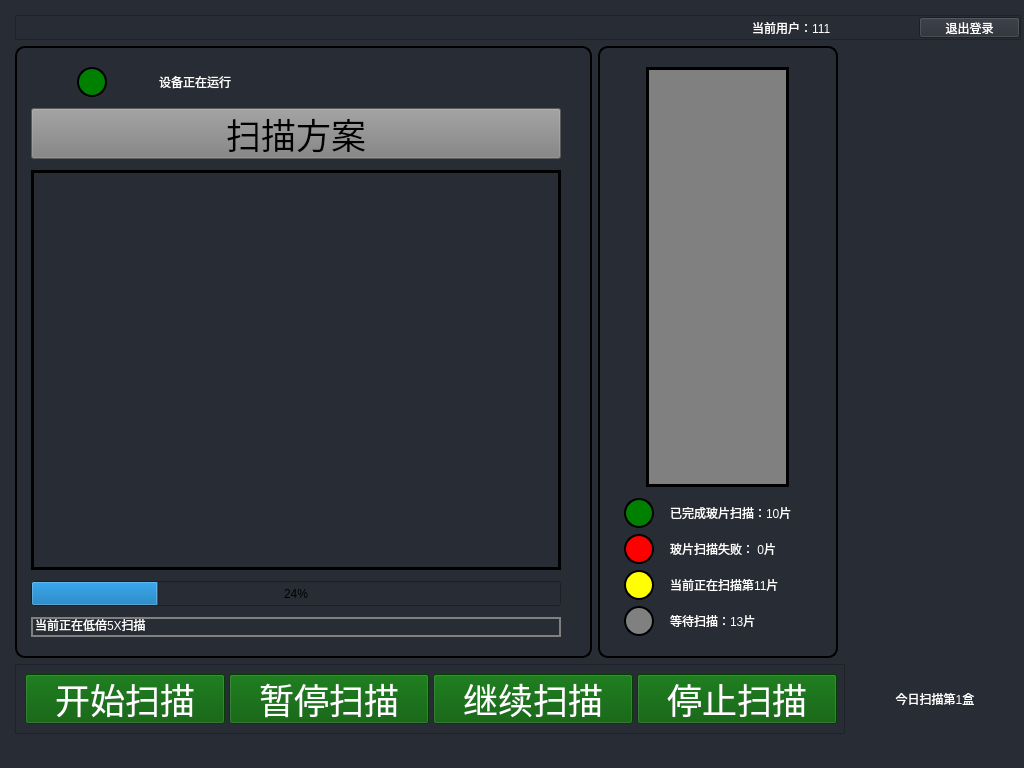
<?xml version="1.0" encoding="UTF-8"?>
<ui version="4.0">
 <class>MainWindow</class>
 <widget class="QMainWindow" name="MainWindow">
  <property name="geometry">
   <rect>
    <x>0</x>
    <y>0</y>
    <width>1024</width>
    <height>768</height>
   </rect>
  </property>
  <property name="minimumSize">
   <size>
    <width>1024</width>
    <height>768</height>
   </size>
  </property>
  <property name="maximumSize">
   <size>
    <width>1024</width>
    <height>768</height>
   </size>
  </property>
  <property name="windowTitle">
   <string>MainWindow</string>
  </property>
  <property name="styleSheet">
   <string notr="true">background-color: #282c34;</string>
  </property>
  <widget class="QWidget" name="centralwidget">
   <widget class="QStackedWidget" name="stackedWidget">
    <property name="geometry">
     <rect>
      <x>6</x>
      <y>6</y>
      <width>1024</width>
      <height>768</height>
     </rect>
    </property>
    <property name="minimumSize">
     <size>
      <width>1024</width>
      <height>768</height>
     </size>
    </property>
    <property name="maximumSize">
     <size>
      <width>1024</width>
      <height>768</height>
     </size>
    </property>
    <property name="currentIndex">
     <number>0</number>
    </property>
    <widget class="QWidget" name="page_home">
     <layout class="QVBoxLayout" name="verticalLayout_9">
      <property name="bottomMargin">
       <number>40</number>
      </property>
      <item>
       <widget class="QFrame" name="frame">
        <property name="minimumSize">
         <size>
          <width>0</width>
          <height>25</height>
         </size>
        </property>
        <property name="maximumSize">
         <size>
          <width>16777215</width>
          <height>25</height>
         </size>
        </property>
        <property name="frameShape">
         <enum>QFrame::StyledPanel</enum>
        </property>
        <property name="frameShadow">
         <enum>QFrame::Raised</enum>
        </property>
        <layout class="QHBoxLayout" name="horizontalLayout_9">
         <property name="leftMargin">
          <number>0</number>
         </property>
         <property name="topMargin">
          <number>0</number>
         </property>
         <property name="rightMargin">
          <number>0</number>
         </property>
         <property name="bottomMargin">
          <number>0</number>
         </property>
         <item>
          <widget class="QLabel" name="label_time">
           <property name="minimumSize">
            <size>
             <width>371</width>
             <height>21</height>
            </size>
           </property>
           <property name="maximumSize">
            <size>
             <width>16777215</width>
             <height>21</height>
            </size>
           </property>
           <property name="styleSheet">
            <string notr="true">color: white;</string>
           </property>
           <property name="text">
            <string/>
           </property>
          </widget>
         </item>
         <item>
          <widget class="QLabel" name="label_display_usename">
           <property name="minimumSize">
            <size>
             <width>161</width>
             <height>21</height>
            </size>
           </property>
           <property name="maximumSize">
            <size>
             <width>161</width>
             <height>21</height>
            </size>
           </property>
           <property name="styleSheet">
            <string notr="true">color: white;</string>
           </property>
           <property name="text">
            <string>当前用户：111</string>
           </property>
          </widget>
         </item>
         <item>
          <widget class="QPushButton" name="pushButton_log_off">
           <property name="minimumSize">
            <size>
             <width>101</width>
             <height>21</height>
            </size>
           </property>
           <property name="maximumSize">
            <size>
             <width>101</width>
             <height>21</height>
            </size>
           </property>
           <property name="styleSheet">
            <string notr="true">color: white;</string>
           </property>
           <property name="text">
            <string>退出登录</string>
           </property>
          </widget>
         </item>
        </layout>
       </widget>
      </item>
      <item>
       <layout class="QHBoxLayout" name="horizontalLayout_11">
        <item>
         <widget class="QScrollArea" name="scrollArea_2">
          <property name="minimumSize">
           <size>
            <width>400</width>
            <height>470</height>
           </size>
          </property>
          <property name="styleSheet">
           <string notr="true">    QScrollArea {
        border: 2px solid black;      /* 黑色边框，宽度为2px */
        border-radius: 10px;          /* 边角圆润，半径为10px */
        padding: 5px;                 /* 内边距 */
    }</string>
          </property>
          <property name="widgetResizable">
           <bool>true</bool>
          </property>
          <widget class="QWidget" name="scrollAreaWidgetContents_2">
           <property name="geometry">
            <rect>
             <x>0</x>
             <y>0</y>
             <width>571</width>
             <height>607</height>
            </rect>
           </property>
           <layout class="QVBoxLayout" name="verticalLayout_4">
            <item>
             <layout class="QHBoxLayout" name="horizontalLayout_8">
              <item>
               <widget class="QLabel" name="label_LED_device">
                <property name="minimumSize">
                 <size>
                  <width>30</width>
                  <height>30</height>
                 </size>
                </property>
                <property name="maximumSize">
                 <size>
                  <width>30</width>
                  <height>30</height>
                 </size>
                </property>
                <property name="styleSheet">
                 <string notr="true">    QLabel {
        width: 30px;
        height: 30px;
        border-radius: 15px;
        background-color: green;
        border: 2px solid black;
    }</string>
                </property>
                <property name="text">
                 <string/>
                </property>
               </widget>
              </item>
              <item>
               <widget class="QLabel" name="label_device_info">
                <property name="minimumSize">
                 <size>
                  <width>370</width>
                  <height>30</height>
                 </size>
                </property>
                <property name="maximumSize">
                 <size>
                  <width>370</width>
                  <height>30</height>
                 </size>
                </property>
                <property name="styleSheet">
                 <string notr="true">color: white;</string>
                </property>
                <property name="text">
                 <string>设备正在运行</string>
                </property>
               </widget>
              </item>
             </layout>
            </item>
            <item>
             <widget class="QPushButton" name="pushButton_menu">
              <property name="minimumSize">
               <size>
                <width>530</width>
                <height>51</height>
               </size>
              </property>
              <property name="maximumSize">
               <size>
                <width>530</width>
                <height>51</height>
               </size>
              </property>
              <property name="font">
               <font>
                <pointsize>26</pointsize>
               </font>
              </property>
              <property name="styleSheet">
               <string notr="true">   background-color: rgb(128,128,128);   /* 背景透明 */</string>
              </property>
              <property name="text">
               <string>扫描方案</string>
              </property>
              <property name="icon">
               <iconset>
                <normaloff>icon/menu.png</normaloff>icon/menu.png</iconset>
              </property>
              <property name="iconSize">
               <size>
                <width>50</width>
                <height>50</height>
               </size>
              </property>
             </widget>
            </item>
            <item>
             <widget class="QGraphicsView" name="graphicsView">
              <property name="minimumSize">
               <size>
                <width>530</width>
                <height>400</height>
               </size>
              </property>
              <property name="maximumSize">
               <size>
                <width>530</width>
                <height>400</height>
               </size>
              </property>
              <property name="styleSheet">
               <string notr="true">    QGraphicsView {
        border: 3px solid black;
    }</string>
              </property>
             </widget>
            </item>
            <item>
             <widget class="QProgressBar" name="progressBar">
              <property name="minimumSize">
               <size>
                <width>530</width>
                <height>25</height>
               </size>
              </property>
              <property name="maximumSize">
               <size>
                <width>530</width>
                <height>25</height>
               </size>
              </property>
              <property name="value">
               <number>24</number>
              </property>
             </widget>
            </item>
            <item>
             <widget class="QLineEdit" name="lineEdit_info">
              <property name="minimumSize">
               <size>
                <width>530</width>
                <height>0</height>
               </size>
              </property>
              <property name="maximumSize">
               <size>
                <width>530</width>
                <height>16777215</height>
               </size>
              </property>
              <property name="styleSheet">
               <string notr="true">color: white;
border: 2px solid gray</string>
              </property>
              <property name="text">
               <string>当前正在低倍5X扫描</string>
              </property>
             </widget>
            </item>
           </layout>
          </widget>
         </widget>
        </item>
        <item>
         <widget class="QScrollArea" name="scrollArea">
          <property name="minimumSize">
           <size>
            <width>240</width>
            <height>600</height>
           </size>
          </property>
          <property name="maximumSize">
           <size>
            <width>240</width>
            <height>9999</height>
           </size>
          </property>
          <property name="styleSheet">
           <string notr="true">    QScrollArea {
        border: 2px solid black;      /* 黑色边框，宽度为2px */
        border-radius: 10px;          /* 边角圆润，半径为10px */
        padding: 5px;                 /* 内边距 */
    }</string>
          </property>
          <property name="widgetResizable">
           <bool>true</bool>
          </property>
          <widget class="QWidget" name="scrollAreaWidgetContents">
           <property name="geometry">
            <rect>
             <x>0</x>
             <y>0</y>
             <width>226</width>
             <height>607</height>
            </rect>
           </property>
           <layout class="QVBoxLayout" name="verticalLayout_3">
            <item>
             <layout class="QHBoxLayout" name="horizontalLayout_7">
              <item>
               <spacer name="horizontalSpacer">
                <property name="orientation">
                 <enum>Qt::Horizontal</enum>
                </property>
                <property name="sizeHint" stdset="0">
                 <size>
                  <width>40</width>
                  <height>20</height>
                 </size>
                </property>
               </spacer>
              </item>
              <item>
               <widget class="QLabel" name="label_slide">
                <property name="minimumSize">
                 <size>
                  <width>143</width>
                  <height>420</height>
                 </size>
                </property>
                <property name="maximumSize">
                 <size>
                  <width>143</width>
                  <height>420</height>
                 </size>
                </property>
                <property name="styleSheet">
                 <string notr="true">background-color: gray;
border: 3px solid black;</string>
                </property>
                <property name="text">
                 <string/>
                </property>
               </widget>
              </item>
              <item>
               <spacer name="horizontalSpacer_2">
                <property name="orientation">
                 <enum>Qt::Horizontal</enum>
                </property>
                <property name="sizeHint" stdset="0">
                 <size>
                  <width>40</width>
                  <height>20</height>
                 </size>
                </property>
               </spacer>
              </item>
             </layout>
            </item>
            <item>
             <layout class="QVBoxLayout" name="verticalLayout_2">
              <item>
               <layout class="QHBoxLayout" name="horizontalLayout_3">
                <item>
                 <widget class="QLabel" name="label_LED_ok">
                  <property name="minimumSize">
                   <size>
                    <width>30</width>
                    <height>30</height>
                   </size>
                  </property>
                  <property name="maximumSize">
                   <size>
                    <width>30</width>
                    <height>30</height>
                   </size>
                  </property>
                  <property name="styleSheet">
                   <string notr="true">    QLabel {
        width: 30px;
        height: 30px;
        border-radius: 15px;
        background-color: green;
        border: 2px solid black;
    }</string>
                  </property>
                  <property name="text">
                   <string/>
                  </property>
                 </widget>
                </item>
                <item>
                 <widget class="QLabel" name="label_LED_ok_info">
                  <property name="minimumSize">
                   <size>
                    <width>141</width>
                    <height>30</height>
                   </size>
                  </property>
                  <property name="maximumSize">
                   <size>
                    <width>141</width>
                    <height>30</height>
                   </size>
                  </property>
                  <property name="styleSheet">
                   <string notr="true">color: white;</string>
                  </property>
                  <property name="text">
                   <string>已完成玻片扫描：10片</string>
                  </property>
                 </widget>
                </item>
               </layout>
              </item>
              <item>
               <layout class="QHBoxLayout" name="horizontalLayout_4">
                <item>
                 <widget class="QLabel" name="label_LED_notok">
                  <property name="minimumSize">
                   <size>
                    <width>30</width>
                    <height>30</height>
                   </size>
                  </property>
                  <property name="maximumSize">
                   <size>
                    <width>30</width>
                    <height>30</height>
                   </size>
                  </property>
                  <property name="styleSheet">
                   <string notr="true">    QLabel {
        width: 30px;
        height: 30px;
        border-radius: 15px;
        background-color: red;
        border: 2px solid black;
    }</string>
                  </property>
                  <property name="text">
                   <string/>
                  </property>
                 </widget>
                </item>
                <item>
                 <widget class="QLabel" name="label_LED_notok_info">
                  <property name="minimumSize">
                   <size>
                    <width>141</width>
                    <height>30</height>
                   </size>
                  </property>
                  <property name="maximumSize">
                   <size>
                    <width>141</width>
                    <height>30</height>
                   </size>
                  </property>
                  <property name="styleSheet">
                   <string notr="true">color: white;</string>
                  </property>
                  <property name="text">
                   <string>玻片扫描失败： 0片</string>
                  </property>
                 </widget>
                </item>
               </layout>
              </item>
              <item>
               <layout class="QHBoxLayout" name="horizontalLayout_5">
                <item>
                 <widget class="QLabel" name="label_LED_run">
                  <property name="minimumSize">
                   <size>
                    <width>30</width>
                    <height>30</height>
                   </size>
                  </property>
                  <property name="maximumSize">
                   <size>
                    <width>30</width>
                    <height>30</height>
                   </size>
                  </property>
                  <property name="styleSheet">
                   <string notr="true">    QLabel {
        width: 30px;
        height: 30px;
        border-radius: 15px;
        background-color: yellow;
        border: 2px solid black;
    }</string>
                  </property>
                  <property name="text">
                   <string/>
                  </property>
                 </widget>
                </item>
                <item>
                 <widget class="QLabel" name="label_LED_run_info">
                  <property name="minimumSize">
                   <size>
                    <width>141</width>
                    <height>30</height>
                   </size>
                  </property>
                  <property name="maximumSize">
                   <size>
                    <width>141</width>
                    <height>30</height>
                   </size>
                  </property>
                  <property name="styleSheet">
                   <string notr="true">color: white;</string>
                  </property>
                  <property name="text">
                   <string>当前正在扫描第11片</string>
                  </property>
                 </widget>
                </item>
               </layout>
              </item>
              <item>
               <layout class="QHBoxLayout" name="horizontalLayout_6">
                <item>
                 <widget class="QLabel" name="label_LED_notrun">
                  <property name="minimumSize">
                   <size>
                    <width>30</width>
                    <height>30</height>
                   </size>
                  </property>
                  <property name="maximumSize">
                   <size>
                    <width>30</width>
                    <height>30</height>
                   </size>
                  </property>
                  <property name="styleSheet">
                   <string notr="true">    QLabel {
        width: 30px;
        height: 30px;
        border-radius: 15px;
        background-color: gray;
        border: 2px solid black;
    }</string>
                  </property>
                  <property name="text">
                   <string/>
                  </property>
                 </widget>
                </item>
                <item>
                 <widget class="QLabel" name="label_LED_notrun_info">
                  <property name="minimumSize">
                   <size>
                    <width>141</width>
                    <height>30</height>
                   </size>
                  </property>
                  <property name="maximumSize">
                   <size>
                    <width>141</width>
                    <height>30</height>
                   </size>
                  </property>
                  <property name="styleSheet">
                   <string notr="true">color: white;</string>
                  </property>
                  <property name="text">
                   <string>等待扫描：13片</string>
                  </property>
                 </widget>
                </item>
               </layout>
              </item>
             </layout>
            </item>
           </layout>
          </widget>
         </widget>
        </item>
        <item>
         <widget class="QLabel" name="label_box">
          <property name="minimumSize">
           <size>
            <width>177</width>
            <height>631</height>
           </size>
          </property>
          <property name="maximumSize">
           <size>
            <width>177</width>
            <height>631</height>
           </size>
          </property>
          <property name="styleSheet">
           <string notr="true">background-image: url(./icon/box.png);</string>
          </property>
          <property name="text">
           <string/>
          </property>
         </widget>
        </item>
       </layout>
      </item>
      <item>
       <layout class="QHBoxLayout" name="horizontalLayout_10">
        <item>
         <widget class="QFrame" name="frame_2">
          <property name="maximumSize">
           <size>
            <width>830</width>
            <height>16777215</height>
           </size>
          </property>
          <property name="frameShape">
           <enum>QFrame::StyledPanel</enum>
          </property>
          <property name="frameShadow">
           <enum>QFrame::Raised</enum>
          </property>
          <layout class="QHBoxLayout" name="horizontalLayout_2">
           <item>
            <widget class="QPushButton" name="pushButton_start_scan">
             <property name="minimumSize">
              <size>
               <width>200</width>
               <height>50</height>
              </size>
             </property>
             <property name="maximumSize">
              <size>
               <width>200</width>
               <height>50</height>
              </size>
             </property>
             <property name="font">
              <font>
               <pointsize>26</pointsize>
              </font>
             </property>
             <property name="styleSheet">
              <string notr="true">    QPushButton:enabled {
        background-color: rgb(0, 88, 0);  /* 启用时的背景颜色 (蓝色) */
        color: white;                        /* 文字颜色 */
    }
    QPushButton:disabled {
        background-color: rgb(169, 169, 169);  /* 禁用时的背景颜色 (灰色) */
        color: gray;                           /* 文字颜色 */
    }</string>
             </property>
             <property name="text">
              <string>开始扫描</string>
             </property>
             <property name="icon">
              <iconset>
               <normaloff>icon/start.png</normaloff>icon/start.png</iconset>
             </property>
             <property name="iconSize">
              <size>
               <width>50</width>
               <height>50</height>
              </size>
             </property>
            </widget>
           </item>
           <item>
            <widget class="QPushButton" name="pushButton_pause_scan">
             <property name="minimumSize">
              <size>
               <width>200</width>
               <height>50</height>
              </size>
             </property>
             <property name="maximumSize">
              <size>
               <width>200</width>
               <height>50</height>
              </size>
             </property>
             <property name="font">
              <font>
               <pointsize>26</pointsize>
              </font>
             </property>
             <property name="styleSheet">
              <string notr="true">    QPushButton:enabled {
        background-color: rgb(0, 88, 0);  /* 启用时的背景颜色 (蓝色) */
        color: white;                        /* 文字颜色 */
    }
    QPushButton:disabled {
        background-color: rgb(169, 169, 169);  /* 禁用时的背景颜色 (灰色) */
        color: gray;                           /* 文字颜色 */
    }</string>
             </property>
             <property name="text">
              <string>暂停扫描</string>
             </property>
             <property name="icon">
              <iconset>
               <normaloff>icon/pause.png</normaloff>icon/pause.png</iconset>
             </property>
             <property name="iconSize">
              <size>
               <width>50</width>
               <height>50</height>
              </size>
             </property>
            </widget>
           </item>
           <item>
            <widget class="QPushButton" name="pushButton_continue_scan">
             <property name="minimumSize">
              <size>
               <width>200</width>
               <height>50</height>
              </size>
             </property>
             <property name="maximumSize">
              <size>
               <width>200</width>
               <height>50</height>
              </size>
             </property>
             <property name="font">
              <font>
               <pointsize>26</pointsize>
              </font>
             </property>
             <property name="styleSheet">
              <string notr="true">    QPushButton:enabled {
        background-color: rgb(0, 88, 0);  /* 启用时的背景颜色 (蓝色) */
        color: white;                        /* 文字颜色 */
    }
    QPushButton:disabled {
        background-color: rgb(169, 169, 169);  /* 禁用时的背景颜色 (灰色) */
        color: gray;                           /* 文字颜色 */
    }</string>
             </property>
             <property name="text">
              <string>继续扫描</string>
             </property>
             <property name="icon">
              <iconset>
               <normaloff>icon/continue.png</normaloff>icon/continue.png</iconset>
             </property>
             <property name="iconSize">
              <size>
               <width>50</width>
               <height>50</height>
              </size>
             </property>
            </widget>
           </item>
           <item>
            <widget class="QPushButton" name="pushButton_stop_scan">
             <property name="minimumSize">
              <size>
               <width>200</width>
               <height>50</height>
              </size>
             </property>
             <property name="maximumSize">
              <size>
               <width>200</width>
               <height>50</height>
              </size>
             </property>
             <property name="font">
              <font>
               <pointsize>26</pointsize>
              </font>
             </property>
             <property name="styleSheet">
              <string notr="true">    QPushButton:enabled {
        background-color: rgb(0, 88, 0);  /* 启用时的背景颜色 (蓝色) */
        color: white;                        /* 文字颜色 */
    }
    QPushButton:disabled {
        background-color: rgb(169, 169, 169);  /* 禁用时的背景颜色 (灰色) */
        color: gray;                           /* 文字颜色 */
    }</string>
             </property>
             <property name="text">
              <string>停止扫描</string>
             </property>
             <property name="icon">
              <iconset>
               <normaloff>icon/stop.png</normaloff>icon/stop.png</iconset>
             </property>
             <property name="iconSize">
              <size>
               <width>50</width>
               <height>50</height>
              </size>
             </property>
            </widget>
           </item>
          </layout>
         </widget>
        </item>
        <item>
         <widget class="QLabel" name="label_display_box_task">
          <property name="minimumSize">
           <size>
            <width>168</width>
            <height>21</height>
           </size>
          </property>
          <property name="maximumSize">
           <size>
            <width>168</width>
            <height>21</height>
           </size>
          </property>
          <property name="layoutDirection">
           <enum>Qt::LeftToRight</enum>
          </property>
          <property name="styleSheet">
           <string notr="true">color: white;
</string>
          </property>
          <property name="text">
           <string>今日扫描第1盒</string>
          </property>
          <property name="textFormat">
           <enum>Qt::AutoText</enum>
          </property>
          <property name="alignment">
           <set>Qt::AlignCenter</set>
          </property>
         </widget>
        </item>
       </layout>
      </item>
     </layout>
    </widget>
    <widget class="QWidget" name="page_log_in">
     <layout class="QVBoxLayout" name="verticalLayout_6">
      <property name="bottomMargin">
       <number>300</number>
      </property>
      <item>
       <spacer name="verticalSpacer">
        <property name="orientation">
         <enum>Qt::Vertical</enum>
        </property>
        <property name="sizeHint" stdset="0">
         <size>
          <width>1007</width>
          <height>14</height>
         </size>
        </property>
       </spacer>
      </item>
      <item>
       <layout class="QVBoxLayout" name="verticalLayout_5">
        <item>
         <layout class="QHBoxLayout" name="horizontalLayout_14">
          <item>
           <spacer name="horizontalSpacer_3">
            <property name="orientation">
             <enum>Qt::Horizontal</enum>
            </property>
            <property name="sizeHint" stdset="0">
             <size>
              <width>40</width>
              <height>20</height>
             </size>
            </property>
           </spacer>
          </item>
          <item>
           <widget class="QLabel" name="label">
            <property name="minimumSize">
             <size>
              <width>371</width>
              <height>300</height>
             </size>
            </property>
            <property name="maximumSize">
             <size>
              <width>371</width>
              <height>300</height>
             </size>
            </property>
            <property name="styleSheet">
             <string notr="true">background-image: url(./icon/huaxi.png);</string>
            </property>
            <property name="text">
             <string/>
            </property>
           </widget>
          </item>
          <item>
           <spacer name="horizontalSpacer_4">
            <property name="orientation">
             <enum>Qt::Horizontal</enum>
            </property>
            <property name="sizeHint" stdset="0">
             <size>
              <width>40</width>
              <height>20</height>
             </size>
            </property>
           </spacer>
          </item>
         </layout>
        </item>
        <item>
         <layout class="QVBoxLayout" name="verticalLayout">
          <item>
           <layout class="QHBoxLayout" name="horizontalLayout">
            <item>
             <spacer name="horizontalSpacer_7">
              <property name="orientation">
               <enum>Qt::Horizontal</enum>
              </property>
              <property name="sizeHint" stdset="0">
               <size>
                <width>40</width>
                <height>20</height>
               </size>
              </property>
             </spacer>
            </item>
            <item>
             <widget class="QLabel" name="label_usename">
              <property name="minimumSize">
               <size>
                <width>81</width>
                <height>31</height>
               </size>
              </property>
              <property name="maximumSize">
               <size>
                <width>81</width>
                <height>31</height>
               </size>
              </property>
              <property name="styleSheet">
               <string notr="true">color: white;</string>
              </property>
              <property name="text">
               <string>用户名</string>
              </property>
             </widget>
            </item>
            <item>
             <widget class="QLineEdit" name="lineEdit_usename">
              <property name="minimumSize">
               <size>
                <width>201</width>
                <height>31</height>
               </size>
              </property>
              <property name="maximumSize">
               <size>
                <width>201</width>
                <height>31</height>
               </size>
              </property>
              <property name="styleSheet">
               <string notr="true">color: white;</string>
              </property>
             </widget>
            </item>
            <item>
             <spacer name="horizontalSpacer_10">
              <property name="orientation">
               <enum>Qt::Horizontal</enum>
              </property>
              <property name="sizeHint" stdset="0">
               <size>
                <width>40</width>
                <height>20</height>
               </size>
              </property>
             </spacer>
            </item>
           </layout>
          </item>
          <item>
           <layout class="QHBoxLayout" name="horizontalLayout_12">
            <item>
             <spacer name="horizontalSpacer_8">
              <property name="orientation">
               <enum>Qt::Horizontal</enum>
              </property>
              <property name="sizeHint" stdset="0">
               <size>
                <width>40</width>
                <height>20</height>
               </size>
              </property>
             </spacer>
            </item>
            <item>
             <widget class="QLabel" name="label_password">
              <property name="minimumSize">
               <size>
                <width>81</width>
                <height>31</height>
               </size>
              </property>
              <property name="maximumSize">
               <size>
                <width>81</width>
                <height>31</height>
               </size>
              </property>
              <property name="styleSheet">
               <string notr="true">color: white;</string>
              </property>
              <property name="text">
               <string>密码</string>
              </property>
             </widget>
            </item>
            <item>
             <widget class="QLineEdit" name="lineEdit_password">
              <property name="minimumSize">
               <size>
                <width>201</width>
                <height>31</height>
               </size>
              </property>
              <property name="maximumSize">
               <size>
                <width>201</width>
                <height>31</height>
               </size>
              </property>
              <property name="styleSheet">
               <string notr="true">color: white;</string>
              </property>
             </widget>
            </item>
            <item>
             <spacer name="horizontalSpacer_9">
              <property name="orientation">
               <enum>Qt::Horizontal</enum>
              </property>
              <property name="sizeHint" stdset="0">
               <size>
                <width>40</width>
                <height>20</height>
               </size>
              </property>
             </spacer>
            </item>
           </layout>
          </item>
          <item>
           <layout class="QHBoxLayout" name="horizontalLayout_13">
            <item>
             <spacer name="horizontalSpacer_5">
              <property name="orientation">
               <enum>Qt::Horizontal</enum>
              </property>
              <property name="sizeHint" stdset="0">
               <size>
                <width>40</width>
                <height>20</height>
               </size>
              </property>
             </spacer>
            </item>
            <item>
             <widget class="QPushButton" name="pushButton_login">
              <property name="minimumSize">
               <size>
                <width>151</width>
                <height>51</height>
               </size>
              </property>
              <property name="maximumSize">
               <size>
                <width>16777215</width>
                <height>51</height>
               </size>
              </property>
              <property name="styleSheet">
               <string notr="true">    QPushButton:enabled {
        background-color: rgb(0, 88, 0);  /* 启用时的背景颜色 (蓝色) */
        color: white;                        /* 文字颜色 */
    }
    QPushButton:disabled {
        background-color: rgb(169, 169, 169);  /* 禁用时的背景颜色 (灰色) */
        color: gray;                           /* 文字颜色 */
    }</string>
              </property>
              <property name="text">
               <string>登录</string>
              </property>
             </widget>
            </item>
            <item>
             <widget class="QPushButton" name="pushButton_login_cancel">
              <property name="minimumSize">
               <size>
                <width>151</width>
                <height>51</height>
               </size>
              </property>
              <property name="maximumSize">
               <size>
                <width>16777215</width>
                <height>51</height>
               </size>
              </property>
              <property name="styleSheet">
               <string notr="true">    QPushButton:enabled {
        background-color: rgb(0, 88, 0);  /* 启用时的背景颜色 (蓝色) */
        color: white;                        /* 文字颜色 */
    }
    QPushButton:disabled {
        background-color: rgb(169, 169, 169);  /* 禁用时的背景颜色 (灰色) */
        color: gray;                           /* 文字颜色 */
    }</string>
              </property>
              <property name="text">
               <string>取消</string>
              </property>
             </widget>
            </item>
            <item>
             <spacer name="horizontalSpacer_6">
              <property name="orientation">
               <enum>Qt::Horizontal</enum>
              </property>
              <property name="sizeHint" stdset="0">
               <size>
                <width>40</width>
                <height>20</height>
               </size>
              </property>
             </spacer>
            </item>
           </layout>
          </item>
         </layout>
        </item>
       </layout>
      </item>
      <item>
       <spacer name="verticalSpacer_2">
        <property name="orientation">
         <enum>Qt::Vertical</enum>
        </property>
        <property name="sizeHint" stdset="0">
         <size>
          <width>1007</width>
          <height>142</height>
         </size>
        </property>
       </spacer>
      </item>
     </layout>
    </widget>
   </widget>
  </widget>
  <widget class="QMenuBar" name="menubar">
   <property name="geometry">
    <rect>
     <x>0</x>
     <y>0</y>
     <width>1024</width>
     <height>17</height>
    </rect>
   </property>
  </widget>
  <widget class="QStatusBar" name="statusbar"/>
 </widget>
 <resources/>
 <connections/>
</ui>
